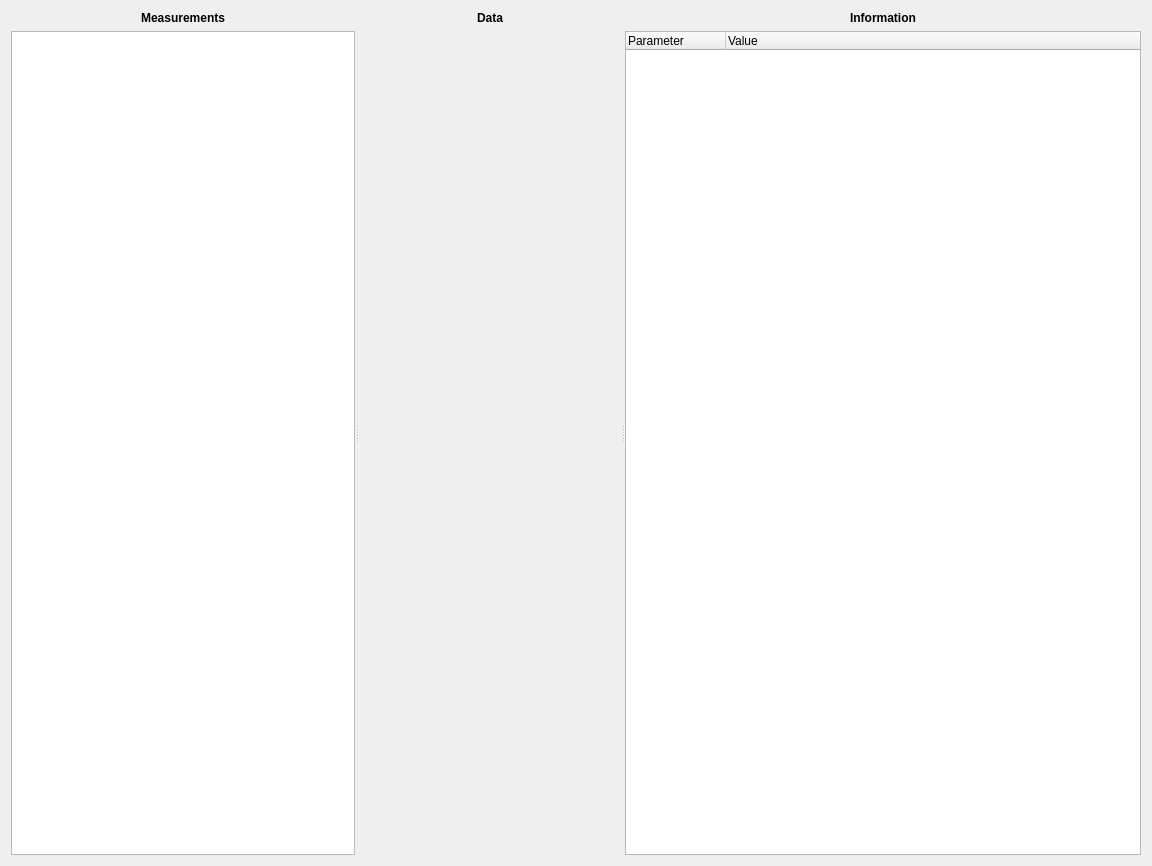
<?xml version="1.0" encoding="UTF-8"?>
<ui version="4.0">
 <class>Form</class>
 <widget class="QWidget" name="Form">
  <property name="geometry">
   <rect>
    <x>0</x>
    <y>0</y>
    <width>1152</width>
    <height>866</height>
   </rect>
  </property>
  <property name="windowTitle">
   <string>Form</string>
  </property>
  <layout class="QVBoxLayout" name="verticalLayout_4">
   <item>
    <widget class="QSplitter" name="splitter">
     <property name="sizePolicy">
      <sizepolicy hsizetype="Preferred" vsizetype="Preferred">
       <horstretch>0</horstretch>
       <verstretch>0</verstretch>
      </sizepolicy>
     </property>
     <property name="orientation">
      <enum>Qt::Horizontal</enum>
     </property>
     <property name="opaqueResize">
      <bool>false</bool>
     </property>
     <property name="childrenCollapsible">
      <bool>false</bool>
     </property>
     <widget class="QWidget" name="w_content" native="true">
      <property name="sizePolicy">
       <sizepolicy hsizetype="Preferred" vsizetype="Preferred">
        <horstretch>10</horstretch>
        <verstretch>0</verstretch>
       </sizepolicy>
      </property>
      <layout class="QVBoxLayout" name="verticalLayout_2">
       <property name="leftMargin">
        <number>0</number>
       </property>
       <property name="topMargin">
        <number>0</number>
       </property>
       <property name="rightMargin">
        <number>0</number>
       </property>
       <property name="bottomMargin">
        <number>0</number>
       </property>
       <item>
        <widget class="QLabel" name="lbl_content_title">
         <property name="font">
          <font>
           <weight>75</weight>
           <bold>true</bold>
          </font>
         </property>
         <property name="text">
          <string>Measurements</string>
         </property>
         <property name="alignment">
          <set>Qt::AlignCenter</set>
         </property>
        </widget>
       </item>
       <item>
        <widget class="QListView" name="lv_content">
         <property name="sizePolicy">
          <sizepolicy hsizetype="Preferred" vsizetype="Expanding">
           <horstretch>0</horstretch>
           <verstretch>0</verstretch>
          </sizepolicy>
         </property>
         <property name="maximumSize">
          <size>
           <width>16777215</width>
           <height>16777215</height>
          </size>
         </property>
        </widget>
       </item>
      </layout>
     </widget>
     <widget class="QWidget" name="w_view" native="true">
      <property name="sizePolicy">
       <sizepolicy hsizetype="Expanding" vsizetype="Preferred">
        <horstretch>75</horstretch>
        <verstretch>0</verstretch>
       </sizepolicy>
      </property>
      <layout class="QVBoxLayout" name="verticalLayout_3">
       <property name="leftMargin">
        <number>0</number>
       </property>
       <property name="topMargin">
        <number>0</number>
       </property>
       <property name="rightMargin">
        <number>0</number>
       </property>
       <property name="bottomMargin">
        <number>0</number>
       </property>
       <item>
        <widget class="QLabel" name="lbl_data_title">
         <property name="font">
          <font>
           <weight>75</weight>
           <bold>true</bold>
          </font>
         </property>
         <property name="text">
          <string>Data</string>
         </property>
         <property name="alignment">
          <set>Qt::AlignCenter</set>
         </property>
        </widget>
       </item>
       <item>
        <widget class="QStackedWidget" name="sw_view">
         <property name="sizePolicy">
          <sizepolicy hsizetype="Expanding" vsizetype="Preferred">
           <horstretch>0</horstretch>
           <verstretch>0</verstretch>
          </sizepolicy>
         </property>
         <widget class="QWidget" name="page">
          <property name="sizePolicy">
           <sizepolicy hsizetype="Preferred" vsizetype="Preferred">
            <horstretch>60</horstretch>
            <verstretch>0</verstretch>
           </sizepolicy>
          </property>
         </widget>
         <widget class="QWidget" name="page_2">
          <property name="sizePolicy">
           <sizepolicy hsizetype="Expanding" vsizetype="Preferred">
            <horstretch>60</horstretch>
            <verstretch>0</verstretch>
           </sizepolicy>
          </property>
          <widget class="QWidget" name="widget" native="true">
           <property name="geometry">
            <rect>
             <x>30</x>
             <y>360</y>
             <width>800</width>
             <height>80</height>
            </rect>
           </property>
           <property name="minimumSize">
            <size>
             <width>800</width>
             <height>0</height>
            </size>
           </property>
          </widget>
         </widget>
        </widget>
       </item>
      </layout>
     </widget>
     <widget class="QWidget" name="w_info" native="true">
      <property name="sizePolicy">
       <sizepolicy hsizetype="Preferred" vsizetype="Preferred">
        <horstretch>15</horstretch>
        <verstretch>0</verstretch>
       </sizepolicy>
      </property>
      <layout class="QVBoxLayout" name="verticalLayout">
       <property name="leftMargin">
        <number>0</number>
       </property>
       <property name="topMargin">
        <number>0</number>
       </property>
       <property name="rightMargin">
        <number>0</number>
       </property>
       <property name="bottomMargin">
        <number>0</number>
       </property>
       <item>
        <widget class="QLabel" name="lbl_info_title">
         <property name="font">
          <font>
           <weight>75</weight>
           <bold>true</bold>
          </font>
         </property>
         <property name="text">
          <string>Information</string>
         </property>
         <property name="alignment">
          <set>Qt::AlignCenter</set>
         </property>
        </widget>
       </item>
       <item>
        <widget class="TreeInfoWidget" name="tv_info">
         <property name="sizePolicy">
          <sizepolicy hsizetype="Preferred" vsizetype="Expanding">
           <horstretch>0</horstretch>
           <verstretch>0</verstretch>
          </sizepolicy>
         </property>
         <property name="minimumSize">
          <size>
           <width>0</width>
           <height>0</height>
          </size>
         </property>
         <property name="animated">
          <bool>true</bool>
         </property>
         <column>
          <property name="text">
           <string>Parameter</string>
          </property>
         </column>
         <column>
          <property name="text">
           <string>Value</string>
          </property>
         </column>
        </widget>
       </item>
      </layout>
     </widget>
    </widget>
   </item>
  </layout>
 </widget>
 <customwidgets>
  <customwidget>
   <class>TreeInfoWidget</class>
   <extends>QTreeWidget</extends>
   <header>..widgets</header>
  </customwidget>
 </customwidgets>
 <resources/>
 <connections/>
</ui>
